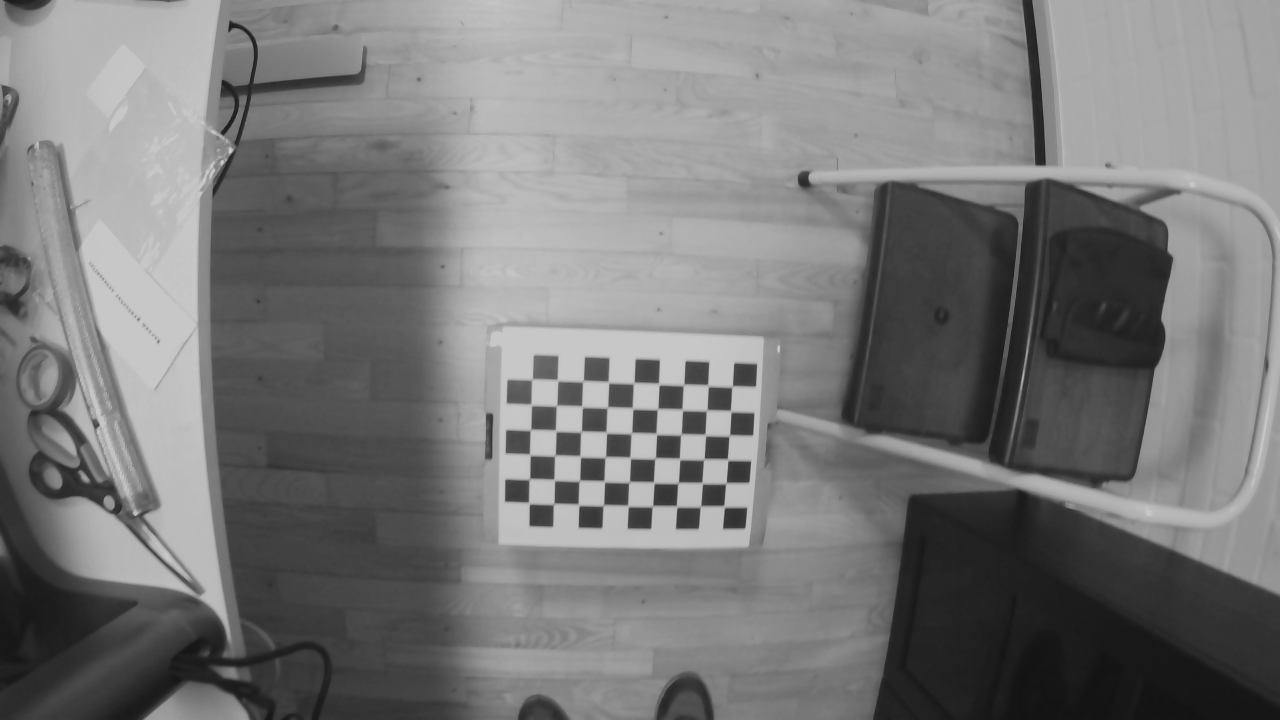
#> input picture Final project/calibration/stereo_calibration/left-0002.png, 1280 x 720 px, given as the content of the folder rs, which was not available
$ jupyter execute --allow-errors project4.ipynb   (text cells are left out)
#> lines starting #> are read from the running program, lines starting #| are printed output that depends on the picture; after the words box and inside, x2 and y2 are one past the last pixel; in counts of white or black regions, pixels touching at a corner belong together; pictures that were not available may be replaced by others from this repository, and a replacement may not be noted
[cell 1]
import numpy as np
import cv2
import glob
import matplotlib.pyplot as plt
from sklearn import linear_model

[cell 2]
"""
Implement the number of vertical and horizontal corners
"""
nb_vertical = 9
nb_horizontal = 6


# prepare object points, like (0,0,0), (1,0,0), (2,0,0) ....,(6,5,0)
objp = np.zeros((nb_horizontal*nb_vertical,3), np.float32)
objp[:,:2] = np.mgrid[0:nb_vertical,0:nb_horizontal].T.reshape(-1,2)

# Arrays to store object points and image points from all the images.
objpoints = [] # 3d point in real world space
imgpoints = [] # 2d points in image plane.

images = glob.glob('rs/left*.png')
assert images


for fname in images:
    img = cv2.imread(fname)
#> img is the input picture: shape (720, 1280, 3); min 18, max 201, mean 120.3
    gray = cv2.cvtColor(img, cv2.COLOR_BGR2GRAY)

    """
    Implement findChessboardCorners here
    """
    ret, corners = cv2.findChessboardCorners(gray, (nb_vertical, nb_horizontal))
#> ret = True; corners = 54 rows, first 8: [723.6, 504.8], [700.2, 506.8], [677.3, 507.6], [652.1, 506.6], [628.6, 507], [603, 505.7], [579.2, 506.3], [553.6, 504]

    # If found, add object points, image points (after refining them)
    if ret == True:
        objpoints.append(objp)

        imgpoints.append(corners)

        # Draw and display the corners
        img = cv2.drawChessboardCorners(img, (nb_vertical,nb_horizontal), corners,ret)
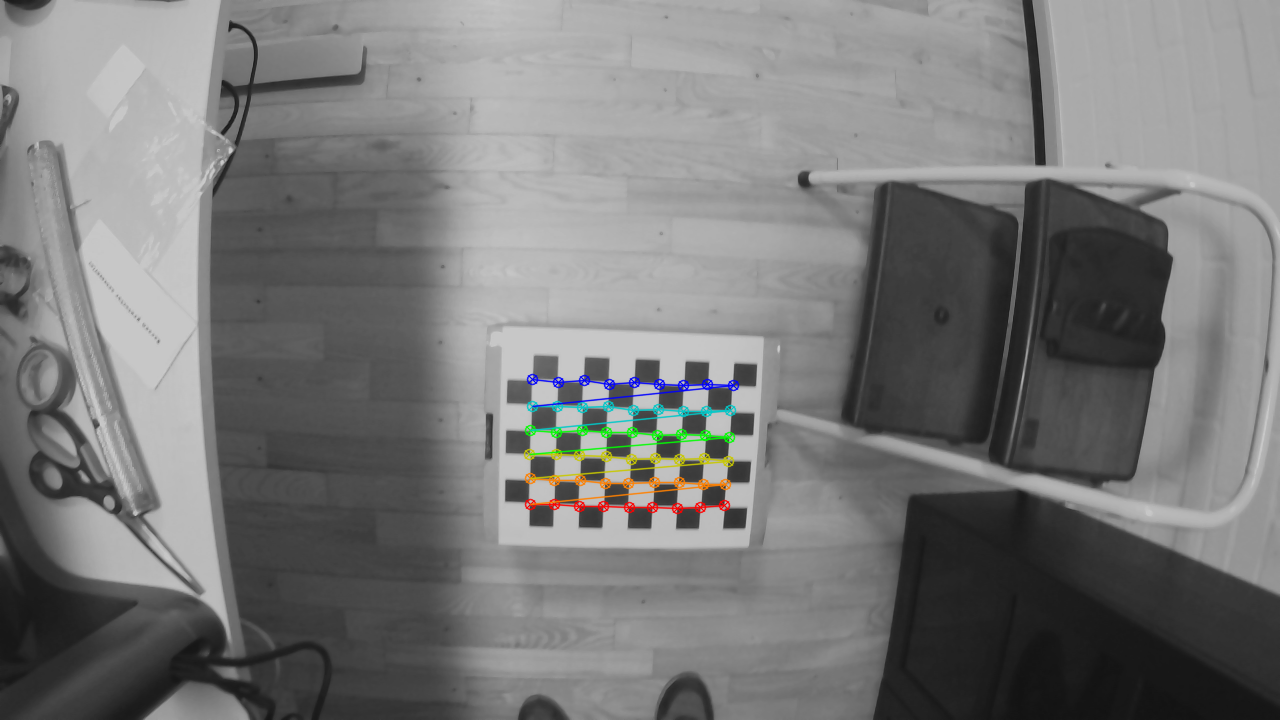
#> img: shape (720, 1280, 3); 1.14% of pixels changed, all inside (x1, y1, x2, y2) = (523, 373, 740, 515)
        cv2.imshow('img',img)
        #cv2.waitKey(500)

cv2.destroyAllWindows()

[cell 3]
ret, mtx_left, dist_left, rvecs, tvecs = cv2.calibrateCamera(objpoints, imgpoints, gray.shape[::-1], None, None)
#> ret = 1.06; mtx_left = [[602.3, 0, 537.2], [0, 605.4, 251.4], [0, 0, 1]]; dist_left = [[-0.927, 4.14, 0.0368, 0.0375, -7.85]]; rvecs = ([0.145, 0.0576, -3.09],); tvecs = ([7.46, 10.26, 23.69],)
img = cv2.imread('rs/left-0000.png')
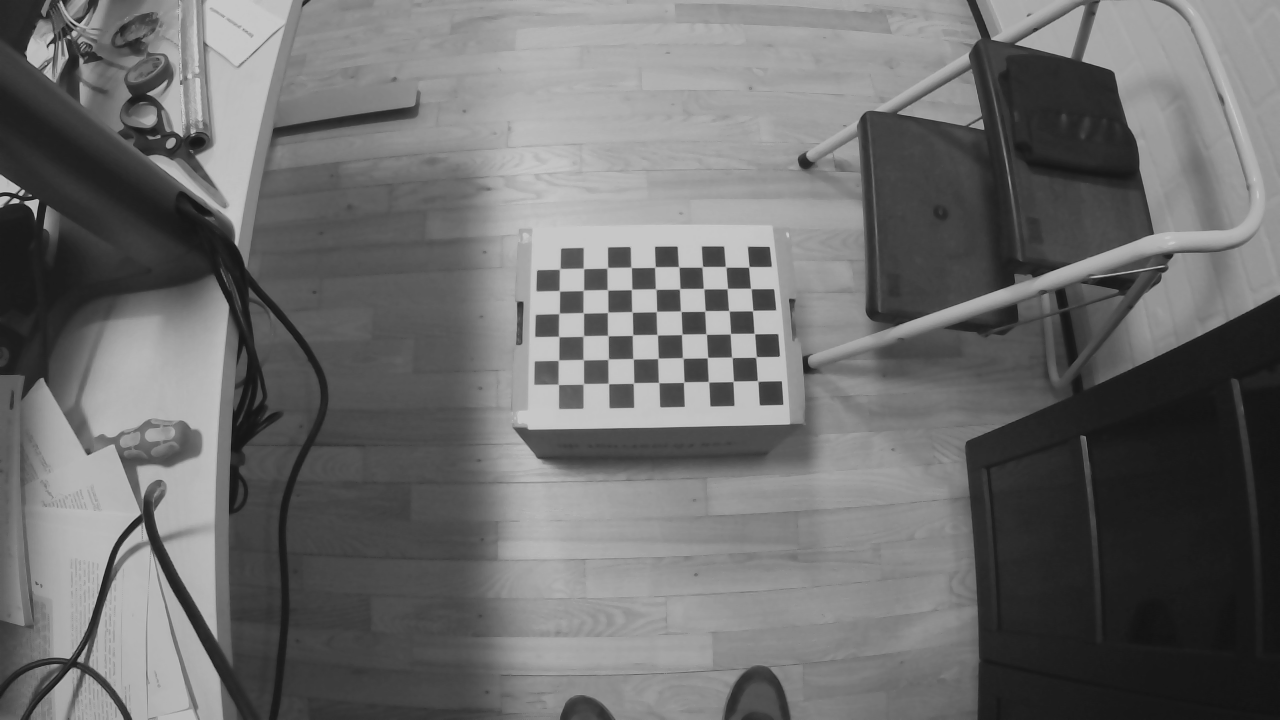
#> input picture Final project/calibration/stereo_calibration/left-0000.png, 1280 x 720 px, given as the content of the folder rs, which was not available
#> img is the input picture: shape (720, 1280, 3); min 18, max 201, mean 109.2
h,  w = img.shape[:2]
#> h = 720; w = 1280
K_left, roi = cv2.getOptimalNewCameraMatrix(mtx_left,dist_left,(w,h),1,(w,h))
#> K_left = [[602.3, 0, 537.2], [0, 566.4, 281.5], [0, 0, 1]]; roi = (0, 46, 1279, 673)

[cell 4]
# undistort
dst = cv2.undistort(img, mtx_left, dist_left, None, K_left)
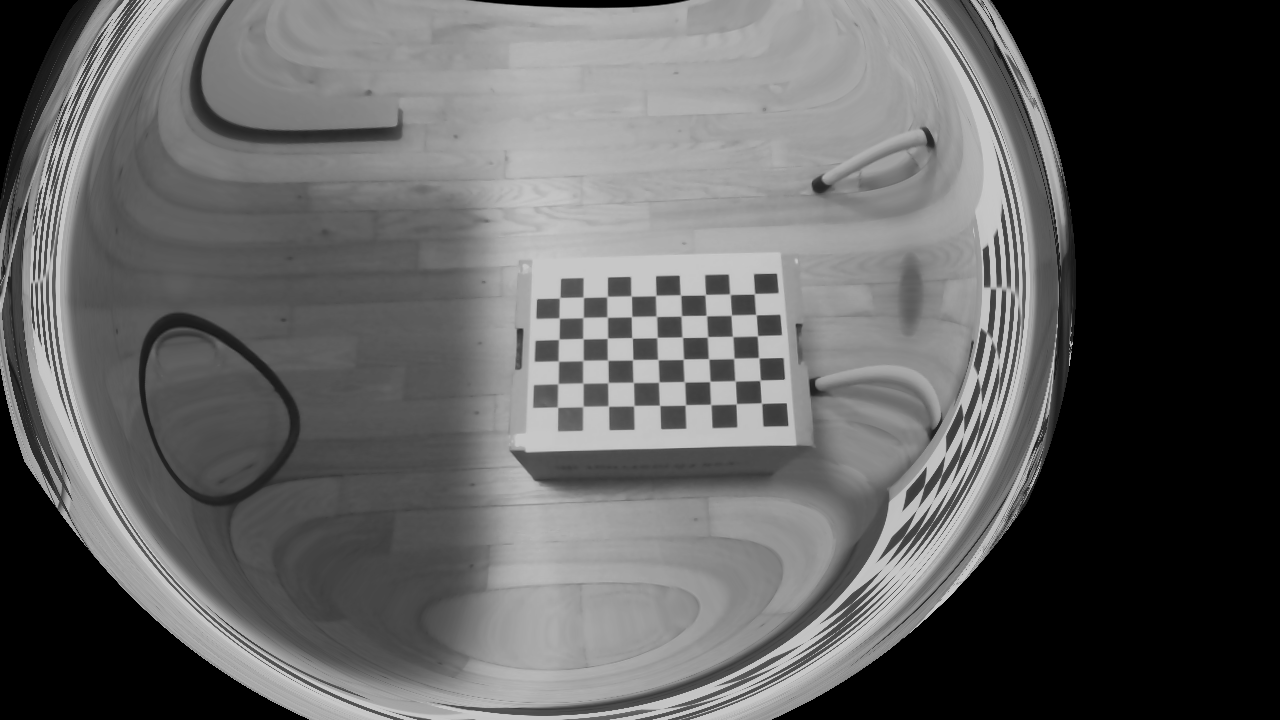
#> dst: shape (720, 1280, 3); min 0, max 201, mean 96.1

fig, ax = plt.subplots(nrows=1, ncols=2, figsize=(18,18))
ax[0].imshow(img[...,[2,1,0]])
ax[0].set_title('Original image')
ax[1].imshow(dst[...,[2,1,0]])
ax[1].set_title('Undistorted image')
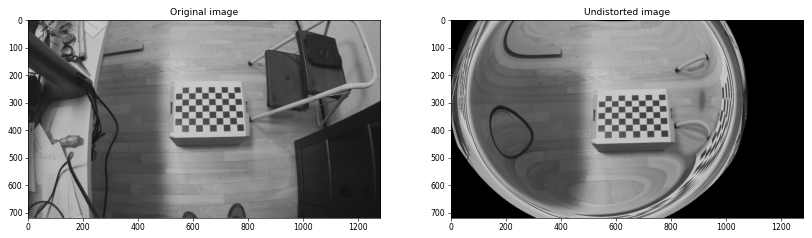
#> figure drawn by matplotlib, 2 panels

[cell 5]
"""
Implement the number of vertical and horizontal corners
"""
nb_vertical = 9
nb_horizontal = 6


# prepare object points, like (0,0,0), (1,0,0), (2,0,0) ....,(6,5,0)
objp = np.zeros((nb_horizontal*nb_vertical,3), np.float32)
objp[:,:2] = np.mgrid[0:nb_vertical,0:nb_horizontal].T.reshape(-1,2)

# Arrays to store object points and image points from all the images.
objpoints = [] # 3d point in real world space
imgpoints = [] # 2d points in image plane.

images = glob.glob('rs/right*.png')
#> (the rest of this cell did not finish here and is left out)

#> (a cell that did not finish here is left out)

#> (a cell that did not finish here is left out)

[cell 8]
K_left, mtx_left, dist_left
#> Out = ([[602.3, 0, 537.2], [0, 566.4, 281.5], [0, 0, 1]], [[602.3, 0, 537.2], [0, 605.4, 251.4], [0, 0, 1]], [[-0.927, 4.14, 0.0368, 0.0375, -7.85]])

#> (a cell that did not finish here is left out)

[cell 10]
#cv2.stereoRectify(K_left, dist_left, K_right, dist_right, img.shape, )

[cell 11]
img_left = cv2.imread("rs/left-0000.png", 0)
#> img_left: shape (720, 1280); min 18, max 201, mean 109.2
img_right = cv2.imread("rs/right-0000.png", 0)
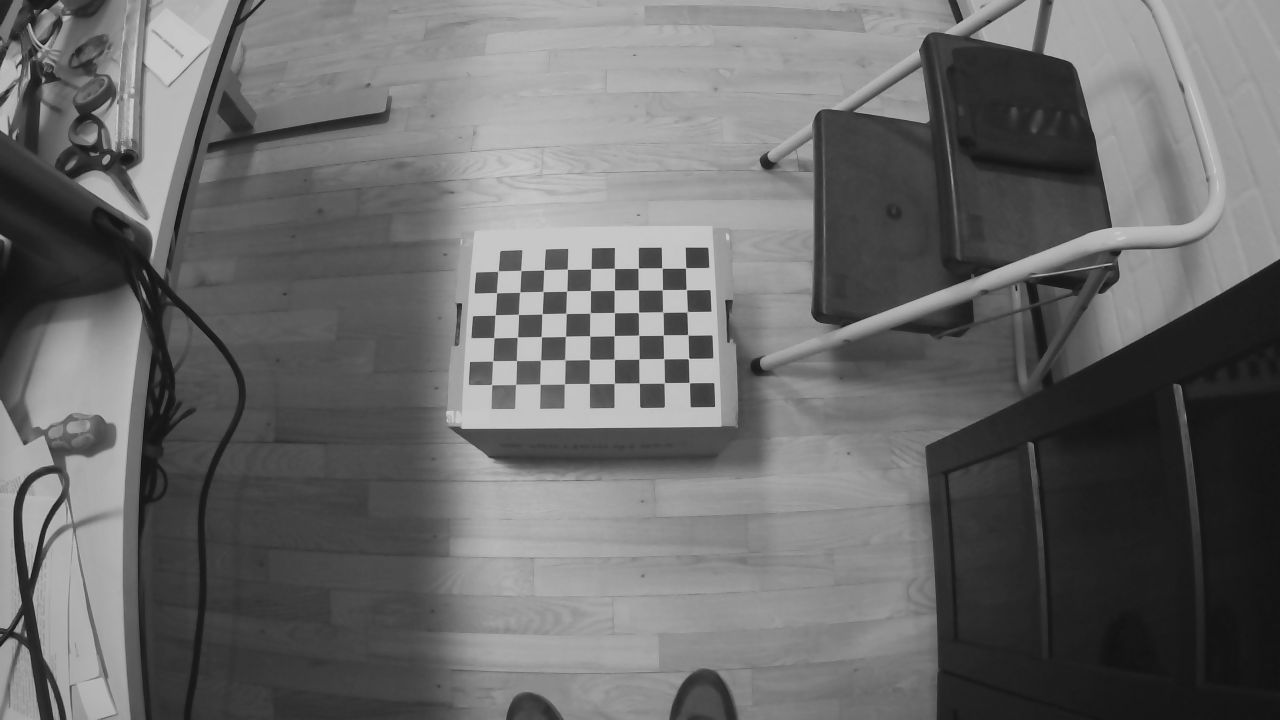
#> input picture Week 4 Multiple view II/mynteye/right-0000.png, 1280 x 720 px, given as the content of the folder rs, which was not available
#> img_right is the input picture: shape (720, 1280); min 17, max 201, mean 105.9

dst_left = cv2.undistort(img, mtx_left, dist_left, None, K_left)
#> (the rest of this cell did not finish here and is left out)
